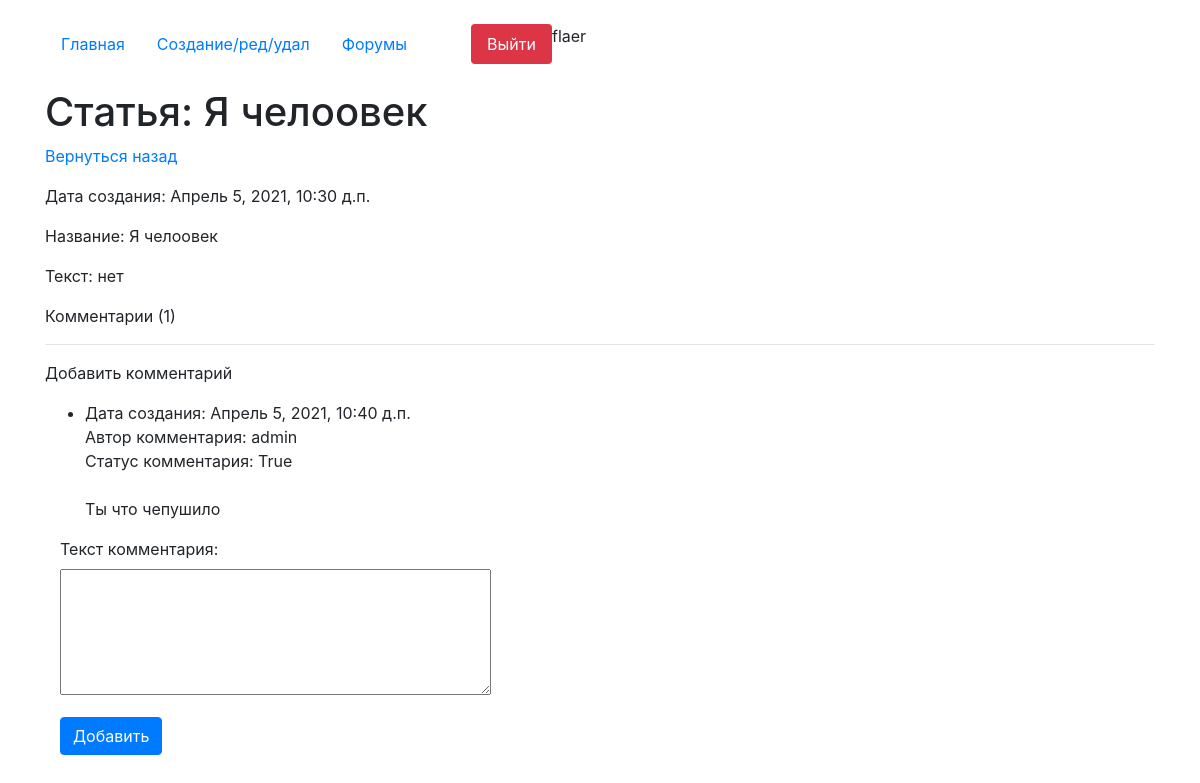
Page /detail/73 (signed in) on the committed database.
### core/models.py (models this page shows, shortened)
class Articles(models.Model):
    author = models.ForeignKey(User, on_delete=models.CASCADE, verbose_name='Владелец статьи', blank=True, null=True)
    create_date = models.DateTimeField(auto_now=True)
    name = models.CharField(max_length=200, verbose_name='Название')
    text = models.TextField(verbose_name='Текст')
    class Meta:
        verbose_name = 'Статью'
        verbose_name_plural = 'Статьи'

class Comments(models.Model):
    article = models.ForeignKey(Articles, on_delete=models.CASCADE, verbose_name='Статья', blank=True, null=True,
                                related_name='comments_articles')
    author = models.ForeignKey(User, on_delete=models.CASCADE, verbose_name='Автор комментария', blank=True, null=True)
    create_date = models.DateTimeField(auto_now=True)
    text = models.TextField(verbose_name='Текст комментария')
    status = models.BooleanField(verbose_name='Видимость статьи', default=False)
    objects = StatusFilterComments()

### core/views.py (the view, shortened to what this page needs)
# urls.py: path('detail/<int:pk>', views.HomeDetailView.as_view(), name='detail_page'),
class HomeDetailView(CustomSuccessMessageMixin, FormMixin, DetailView):
    model = Articles
    template_name = 'detail.html'
    context_object_name = 'get_article'
    form_class = CommentForm
    success_msg = 'Комментарий успешно создан, ожидайте модерации'

### core/forms.py
class CommentForm(forms.ModelForm):
    class Meta:
        model = Comments
        fields = ('text',)
    def __init__(self, *args, **kwargs):
        super().__init__(*args, **kwargs)
        for field in self.fields:
            self.fields[field].widget.attrs['class'] = 'form-control'
        self.fields['text'].widget = Textarea(attrs={'rows': 5})

### core/models.py (called while the page is built)
    def get_queryset(self):
        return super().get_queryset().filter(
            Q(status=False, author=get_current_user()) | Q(status=False, article__author=get_current_user()) | Q(
                status=True))

### core/templates/detail.html (shortened to what this page needs)
{% extends 'index.html' %}
    {% block content %}
    <h1 class="mt-4">Статья: {{get_article.name}}</h1>
    <p><a href="/">Вернуться назад</a></p>
    <p>Дата создания:  {{get_article.create_date}}</p>
    <p>Название:  {{get_article.name}}</p>
    <p>Текст: {{get_article.text}}</p>
    <p>Комментарии ({{get_article.comments_articles.all.count}})</p>
    <hr>
    <p>Добавить комментарий</p>
    <ul>
    {% for item in get_article.comments_articles.all %}
    <li>
    {% include 'comment_item.html' %}
    </li>
    {% endfor %}
    </ul>
    <div class="col-4">
        <form action="" id="add_form" method="post">
                {{form.as_p}}
        </form>
        <button form="add_form" type="submit" class="btn btn-primary">Добавить</button>
    </div>
{% endblock %}

### core/templates/index.html (shortened to what this page needs)
<!doctype html>
{%load static%}
<html lang="ru">
  <head>
    <link rel="stylesheet" href="https://stackpath.bootstrapcdn.com/bootstrap/4.4.1/css/bootstrap.min.css">
<link rel="stylesheet" href="{% static 'css/demo.css' %}">
	<link rel="stylesheet" href="{% static 'css/fakeLoader.min.css' %}">
  </head>
  <body>
      <div class="container mt-4">
          <ul class="nav nav-pills">
  <li class="nav-item">
      {% url 'home' as url_home %}
    <a class="nav-link {% if url_home == request.path %}active{% endif %}" href="{{url_home}}">Главная</a>
  </li>
  <li class="nav-item">
      {% url 'edit_page' as url_edit_page %}
    <a class="nav-link {% if url_edit_page == request.path %}active{% endif %}" href="{{url_edit_page}}">Создание/ред/удал</a>
  </li>
 <li class="nav-item">
      {% url 'forum' as url_forum %}
    <a class="nav-link {% if url_forum == request.path %}active{% endif %}" href="{{url_forum}}">Форумы</a>
  </li>
  {% if request.user.is_authenticated %}
      <li class="nav-item">
        {% url 'logout_page' as url_logout_page %}
    <a class="nav-link btn-danger ml-5" href="{{url_logout_page}}">Выйти</a>
  </li>
  {% endif %}
{{request.user}}
</ul>
    {% block content %}{% endblock %}
</div>
  </body>
</html>

### core/templates/comment_item.html (shortened to what this page needs)
    Дата создания: {{item.create_date}} <br>
    Автор комментария: {{item.author}} <br>
    Статус комментария: {{item.status}}
    <br><br>
    {{item.text}}

### core/static/css/demo.css (style rules this page uses)
a { text-decoration: none; }

### rows in the picture
Articles: name "Я челоовек", create_date "Апрель 5, 2021, 10:30 д.п.", text "нет", comments_articles.all.count "1"
Comments: create_date "Апрель 5, 2021, 10:40 д.п.", author "admin", status "True", text "Ты что чепушило"

### other values in the picture
{{ request.user }} "flaer"
